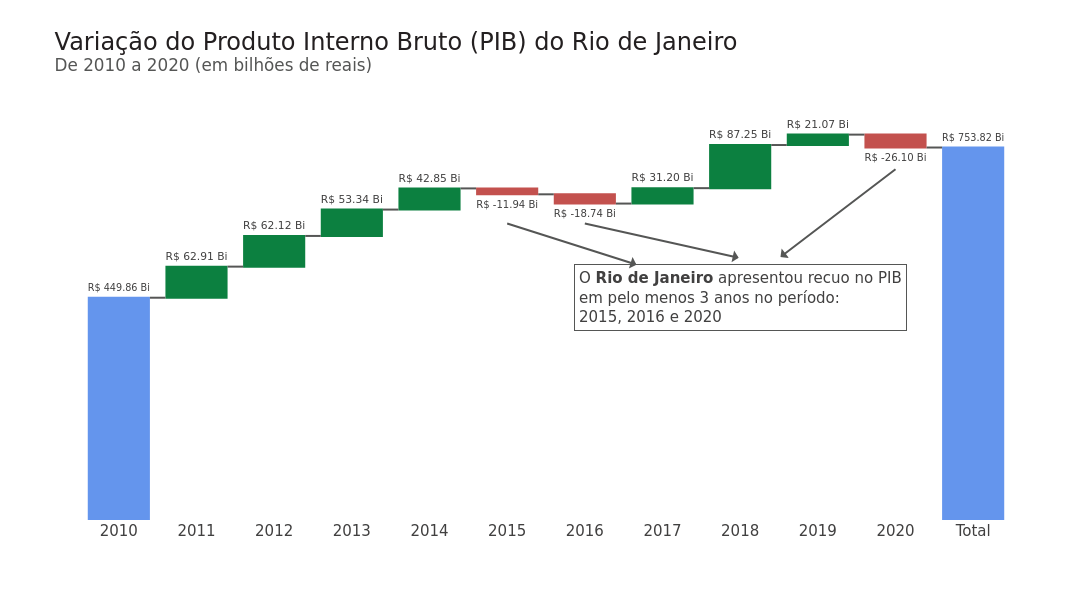

Source (notebook cell):
### Markdown cell above
#### Gerando o gráfico

### Code cell
## Configurando o gráfico com parâmetros que potencializam a visualização dos dados

# Importando as bibliotecas
import plotly.graph_objects as go
import numpy as np

# Gerando o gráfico de cascata
fig = go.Figure(
                go.Waterfall(name = "", orientation = "v", measure = rio["Medidas"],
                             y = rio["Variação do PIB"], text = rio["Variação do PIB (em texto)"],
                             textposition = "outside",
                             connector_line = dict(color = CINZA3),
                             totals_marker = dict(color = AZUL3),
                             increasing_marker = dict(color = VERDE1),
                             decreasing_marker = dict(color = VERMELHO1)
                             )
                )

# Personalizando o gráfico
fig.update_layout(width=1300, height=600, font_family = 'DejaVu Sans', font_size=15,
                  font_color= CINZA2, title_font_color= CINZA1, title_font_size=24,
                  title_text='Variação do Produto Interno Bruto (PIB) do Rio de Janeiro' +
                             '<br><sup size=1 style="color:#555655">De 2010 a 2020 (em bilhões de reais)</sup>',
                  plot_bgcolor= BRANCO, yaxis_range=[0,850e9])

# Retirando os ticks do eixo y
fig.update_yaxes(showticklabels=False)

# Ajustando o eixo x para receber o Total
fig.update_xaxes(tickmode='array', tickvals=np.arange(0,12), ticktext=rio["Ano"])

# Dados ao passar o mouse
fig.update_traces(hovertemplate = "<b>%{x}</b> = %{text}")

fig.add_annotation(text="O <b>Rio de Janeiro</b> apresentou recuo no PIB<br>em pelo menos 3 anos no período:<br>2015, 2016 e 2020",
                   align="left", axref = 'x', ayref='y', x=5, y=600e9, ax=8, ay=450e9,
                   arrowhead=1, arrowside = "start", showarrow=True, arrowwidth=2, arrowcolor=CINZA3,
                   bordercolor= CINZA3, borderwidth=1, borderpad=4)
fig.add_annotation(text="", axref = 'x', ayref='y', x=6, y=600e9, ax=8, ay=530e9,
                   arrowhead=1, arrowside = "start", showarrow=True, arrowwidth=2, arrowcolor=CINZA3)
fig.add_annotation(text="", axref = 'x', ayref='y', x=10, y=710e9, ax=8.5, ay=530e9,
                   arrowhead=1, arrowside = "start", showarrow=True, arrowwidth=2, arrowcolor=CINZA3)

display(fig.show())

### Figure 1 — Plotly figure (JSON) as saved in the notebook; plotly's stock layout.template omitted (floating-point values rounded to 4 significant figures)
{"data": [{"connector": {"line": {"color": "#555655"}}, "decreasing": {"marker": {"color": "#C3514E"}}, "hovertemplate": "<b>%{x}</b> = %{text}", "increasing": {"marker": {"color": "#0C8040"}}, "measure": ["absolute", "relative", "relative", "relative", "relative", "relative", "relative", "relative", "relative", "relative", "relative", "total"], "name": "", "orientation": "v", "text": ["R$ 449.86 Bi", "R$ 62.91 Bi", "R$ 62.12 Bi", "R$ 53.34 Bi", "R$ 42.85 Bi", "R$ -11.94 Bi", "R$ -18.74 Bi", "R$ 31.20 Bi", "R$ 87.25 Bi", "R$ 21.07 Bi", "R$ -26.10 Bi", "R$ 753.82 Bi"], "textposition": "outside", "totals": {"marker": {"color": "#6495ED"}}, "type": "waterfall", "y": [449858101109, 62909803660, 62117068361, 53341096232, 42850774949, -11937892478, -18737745386, 31204461608, 87253378810, 21068870219, -26104206448, 753823710636]}], "layout": {"annotations": [{"align": "left", "arrowcolor": "#555655", "arrowhead": 1, "arrowside": "start", "arrowwidth": 2, "ax": 8, "axref": "x", "ay": 450000000000, "ayref": "y", "bordercolor": "#555655", "borderpad": 4, "borderwidth": 1, "showarrow": true, "text": "O <b>Rio de Janeiro</b> apresentou recuo no PIB<br>em pelo menos 3 anos no período:<br>2015, 2016 e 2020", "x": 5, "y": 600000000000}, {"arrowcolor": "#555655", "arrowhead": 1, "arrowside": "start", "arrowwidth": 2, "ax": 8, "axref": "x", "ay": 530000000000, "ayref": "y", "showarrow": true, "text": "", "x": 6, "y": 600000000000}, {"arrowcolor": "#555655", "arrowhead": 1, "arrowside": "start", "arrowwidth": 2, "ax": 8.5, "axref": "x", "ay": 530000000000, "ayref": "y", "showarrow": true, "text": "", "x": 10, "y": 710000000000}], "font": {"color": "#414040", "family": "DejaVu Sans", "size": 15}, "height": 600, "plot_bgcolor": "#FFFFFF", "title": {"font": {"color": "#231F20", "size": 24}, "text": "Variação do Produto Interno Bruto (PIB) do Rio de Janeiro<br><sup size=1 style=\"color:#555655\">De 2010 a 2020 (em bilhões de reais)</sup>"}, "width": 1300, "xaxis": {"tickmode": "array", "ticktext": [2010, 2011, 2012, 2013, 2014, 2015, 2016, 2017, 2018, 2019, 2020, "Total"], "tickvals": [0, 1, 2, 3, 4, 5, 6, 7, 8, 9, 10, 11]}, "yaxis": {"range": [0, 850000000000], "showticklabels": false}}}
